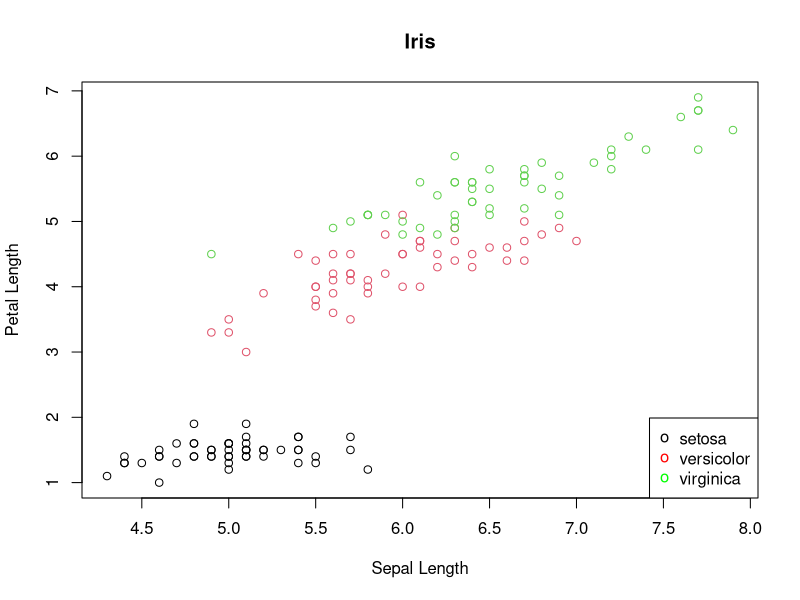

Here is the R script that generated this plot:
## ---- chunk 1
knitr::opts_chunk$set(echo = FALSE)
## ---- chunk 2
summary(iris)
## ---- chunk 3
plot(iris$Sepal.Length, iris$Petal.Length, col = factor(iris$Species),
     xlab = "Sepal Length", ylab = "Petal Length", main = "Iris")
legend("bottomright", c("setosa", "versicolor", "virginica"), pch = "o", col = c("black", "red", "green"))
